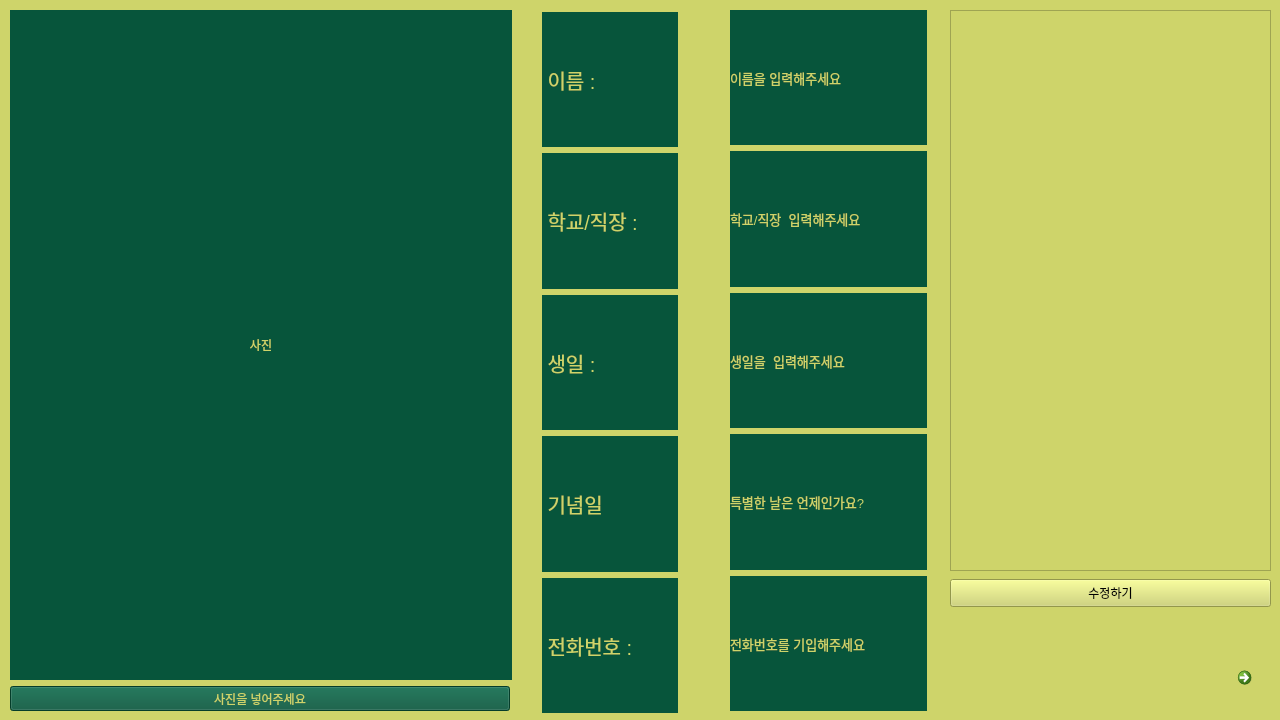
<?xml version="1.0" encoding="UTF-8"?>
<ui version="4.0">
 <class>Dialog</class>
 <widget class="QDialog" name="Dialog">
  <property name="geometry">
   <rect>
    <x>0</x>
    <y>0</y>
    <width>1280</width>
    <height>720</height>
   </rect>
  </property>
  <property name="minimumSize">
   <size>
    <width>1280</width>
    <height>720</height>
   </size>
  </property>
  <property name="windowTitle">
   <string>N3_4</string>
  </property>
  <property name="styleSheet">
   <string notr="true">background-color:rgb(206, 212, 106);
</string>
  </property>
  <widget class="QWidget" name="layoutWidget">
   <property name="geometry">
    <rect>
     <x>10</x>
     <y>10</y>
     <width>502</width>
     <height>701</height>
    </rect>
   </property>
   <layout class="QVBoxLayout" name="verticalLayout">
    <item>
     <widget class="QLabel" name="label">
      <property name="minimumSize">
       <size>
        <width>500</width>
        <height>650</height>
       </size>
      </property>
      <property name="styleSheet">
       <string notr="true">background-color: rgb(7, 85, 59);
color:rgb(206, 212, 106);
</string>
      </property>
      <property name="text">
       <string>사진</string>
      </property>
      <property name="alignment">
       <set>Qt::AlignCenter</set>
      </property>
     </widget>
    </item>
    <item>
     <widget class="QToolButton" name="toolButton">
      <property name="minimumSize">
       <size>
        <width>500</width>
        <height>0</height>
       </size>
      </property>
      <property name="styleSheet">
       <string notr="true">background-color: rgb(7, 85, 59);
color:rgb(206, 212, 106);
</string>
      </property>
      <property name="text">
       <string>사진을 넣어주세요</string>
      </property>
     </widget>
    </item>
   </layout>
  </widget>
  <widget class="QCommandLinkButton" name="commandLinkButton">
   <property name="geometry">
    <rect>
     <x>1230</x>
     <y>660</y>
     <width>40</width>
     <height>40</height>
    </rect>
   </property>
   <property name="styleSheet">
    <string notr="true">background-color: rgb(7, 85, 59);
color:rgb(206, 212, 106);
</string>
   </property>
   <property name="text">
    <string/>
   </property>
  </widget>
  <widget class="QWidget" name="layoutWidget">
   <property name="geometry">
    <rect>
     <x>542</x>
     <y>12</y>
     <width>136</width>
     <height>701</height>
    </rect>
   </property>
   <layout class="QVBoxLayout" name="verticalLayout_2">
    <item>
     <widget class="QLabel" name="label_12">
      <property name="font">
       <font>
        <pointsize>15</pointsize>
       </font>
      </property>
      <property name="styleSheet">
       <string notr="true">background-color: rgb(7, 85, 59);
color:rgb(206, 212, 106);
</string>
      </property>
      <property name="text">
       <string> 이름 :</string>
      </property>
     </widget>
    </item>
    <item>
     <widget class="QLabel" name="label_18">
      <property name="font">
       <font>
        <pointsize>15</pointsize>
       </font>
      </property>
      <property name="styleSheet">
       <string notr="true">background-color: rgb(7, 85, 59);
color:rgb(206, 212, 106);
</string>
      </property>
      <property name="text">
       <string> 학교/직장 :</string>
      </property>
     </widget>
    </item>
    <item>
     <widget class="QLabel" name="label_19">
      <property name="font">
       <font>
        <pointsize>15</pointsize>
       </font>
      </property>
      <property name="styleSheet">
       <string notr="true">background-color: rgb(7, 85, 59);
color:rgb(206, 212, 106);
</string>
      </property>
      <property name="text">
       <string> 생일 :</string>
      </property>
     </widget>
    </item>
    <item>
     <widget class="QLabel" name="label_20">
      <property name="font">
       <font>
        <pointsize>15</pointsize>
       </font>
      </property>
      <property name="styleSheet">
       <string notr="true">background-color: rgb(7, 85, 59);
color:rgb(206, 212, 106);
</string>
      </property>
      <property name="text">
       <string> 기념일</string>
      </property>
     </widget>
    </item>
    <item>
     <widget class="QLabel" name="label_16">
      <property name="font">
       <font>
        <pointsize>15</pointsize>
       </font>
      </property>
      <property name="styleSheet">
       <string notr="true">background-color: rgb(7, 85, 59);
color:rgb(206, 212, 106);
</string>
      </property>
      <property name="text">
       <string> 전화번호 :</string>
      </property>
     </widget>
    </item>
   </layout>
  </widget>
  <widget class="QWidget" name="layoutWidget">
   <property name="geometry">
    <rect>
     <x>730</x>
     <y>10</y>
     <width>197</width>
     <height>701</height>
    </rect>
   </property>
   <layout class="QVBoxLayout" name="verticalLayout_3">
    <item>
     <widget class="QLabel" name="label_a">
      <property name="minimumSize">
       <size>
        <width>195</width>
        <height>0</height>
       </size>
      </property>
      <property name="font">
       <font>
        <pointsize>10</pointsize>
       </font>
      </property>
      <property name="styleSheet">
       <string notr="true">background-color: rgb(7, 85, 59);
color:rgb(206, 212, 106);
</string>
      </property>
      <property name="text">
       <string>이름을 입력해주세요</string>
      </property>
     </widget>
    </item>
    <item>
     <widget class="QLabel" name="label_b">
      <property name="font">
       <font>
        <pointsize>10</pointsize>
       </font>
      </property>
      <property name="styleSheet">
       <string notr="true">background-color: rgb(7, 85, 59);
color:rgb(206, 212, 106);
</string>
      </property>
      <property name="text">
       <string>학교/직장  입력해주세요</string>
      </property>
     </widget>
    </item>
    <item>
     <widget class="QLabel" name="label_c">
      <property name="font">
       <font>
        <pointsize>10</pointsize>
       </font>
      </property>
      <property name="styleSheet">
       <string notr="true">background-color: rgb(7, 85, 59);
color:rgb(206, 212, 106);
</string>
      </property>
      <property name="text">
       <string>생일을  입력해주세요</string>
      </property>
     </widget>
    </item>
    <item>
     <widget class="QLabel" name="label_d">
      <property name="font">
       <font>
        <pointsize>10</pointsize>
       </font>
      </property>
      <property name="styleSheet">
       <string notr="true">background-color: rgb(7, 85, 59);
color:rgb(206, 212, 106);
</string>
      </property>
      <property name="text">
       <string>특별한 날은 언제인가요?</string>
      </property>
     </widget>
    </item>
    <item>
     <widget class="QLabel" name="label_e">
      <property name="font">
       <font>
        <pointsize>10</pointsize>
       </font>
      </property>
      <property name="styleSheet">
       <string notr="true">background-color: rgb(7, 85, 59);
color:rgb(206, 212, 106);
</string>
      </property>
      <property name="text">
       <string>전화번호를 기입해주세요</string>
      </property>
     </widget>
    </item>
   </layout>
  </widget>
  <widget class="QTextEdit" name="textEdit_m">
   <property name="geometry">
    <rect>
     <x>950</x>
     <y>10</y>
     <width>321</width>
     <height>561</height>
    </rect>
   </property>
  </widget>
  <widget class="QPushButton" name="pushButton">
   <property name="geometry">
    <rect>
     <x>950</x>
     <y>579</y>
     <width>321</width>
     <height>28</height>
    </rect>
   </property>
   <property name="text">
    <string>수정하기</string>
   </property>
  </widget>
  <zorder>layoutWidget</zorder>
  <zorder>layoutWidget</zorder>
  <zorder>layoutWidget</zorder>
  <zorder>commandLinkButton</zorder>
  <zorder>textEdit_m</zorder>
  <zorder>pushButton</zorder>
 </widget>
 <resources/>
 <connections>
  <connection>
   <sender>commandLinkButton</sender>
   <signal>clicked()</signal>
   <receiver>Dialog</receiver>
   <slot>nachHause_click_open()</slot>
   <hints>
    <hint type="sourcelabel">
     <x>1239</x>
     <y>679</y>
    </hint>
    <hint type="destinationlabel">
     <x>1214</x>
     <y>694</y>
    </hint>
   </hints>
  </connection>
  <connection>
   <sender>pushButton</sender>
   <signal>clicked()</signal>
   <receiver>Dialog</receiver>
   <slot>N3_4_B_specMODIFY()</slot>
   <hints>
    <hint type="sourcelabel">
     <x>1035</x>
     <y>597</y>
    </hint>
    <hint type="destinationlabel">
     <x>1035</x>
     <y>645</y>
    </hint>
   </hints>
  </connection>
 </connections>
 <slots>
  <slot>nachHause_click_open()</slot>
  <slot>N3_4_B_specMODIFY()</slot>
 </slots>
</ui>
